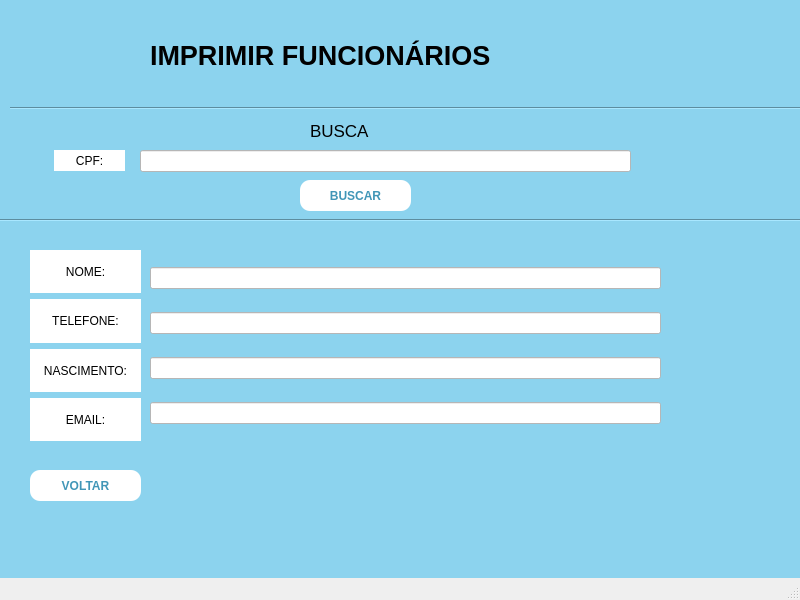
<?xml version="1.0" encoding="UTF-8"?>
<ui version="4.0">
 <class>MainWindow</class>
 <widget class="QMainWindow" name="MainWindow">
  <property name="geometry">
   <rect>
    <x>0</x>
    <y>0</y>
    <width>800</width>
    <height>600</height>
   </rect>
  </property>
  <property name="windowTitle">
   <string>MainWindow</string>
  </property>
  <widget class="QWidget" name="centralwidget">
   <property name="styleSheet">
    <string notr="true">background-color: rgb(140, 211, 238);  /* Cor de fundo */</string>
   </property>
   <widget class="QLabel" name="label_3">
    <property name="geometry">
     <rect>
      <x>310</x>
      <y>120</y>
      <width>91</width>
      <height>21</height>
     </rect>
    </property>
    <property name="font">
     <font>
      <pointsize>13</pointsize>
     </font>
    </property>
    <property name="text">
     <string>BUSCA</string>
    </property>
   </widget>
   <widget class="Line" name="line_2">
    <property name="geometry">
     <rect>
      <x>0</x>
      <y>210</y>
      <width>801</width>
      <height>20</height>
     </rect>
    </property>
    <property name="orientation">
     <enum>Qt::Horizontal</enum>
    </property>
   </widget>
   <widget class="QPushButton" name="pushButton">
    <property name="geometry">
     <rect>
      <x>300</x>
      <y>180</y>
      <width>111</width>
      <height>31</height>
     </rect>
    </property>
    <property name="font">
     <font>
      <weight>75</weight>
      <bold>true</bold>
     </font>
    </property>
    <property name="styleSheet">
     <string notr="true">QPushButton {
    background-color: white;  /* Cor de fundo */
    color: rgb(65, 150, 183);  /* Cor do texto */
    border-radius: 10px;  /* Raio dos cantos */
    padding: 10px 20px;  /* Preenchimento interno */
}

QPushButton:hover {
    color: white;
    background-color: rgb(8, 113, 155);  /* Cor de fundo ao passar o mouse */
}</string>
    </property>
    <property name="text">
     <string>BUSCAR</string>
    </property>
   </widget>
   <widget class="Line" name="line">
    <property name="geometry">
     <rect>
      <x>10</x>
      <y>100</y>
      <width>791</width>
      <height>16</height>
     </rect>
    </property>
    <property name="orientation">
     <enum>Qt::Horizontal</enum>
    </property>
   </widget>
   <widget class="QLineEdit" name="lineEdit_5">
    <property name="geometry">
     <rect>
      <x>140</x>
      <y>150</y>
      <width>491</width>
      <height>22</height>
     </rect>
    </property>
    <property name="styleSheet">
     <string notr="true">background-color: white;  /* Cor de fundo */</string>
    </property>
   </widget>
   <widget class="QLabel" name="label_bus_cpf">
    <property name="geometry">
     <rect>
      <x>54</x>
      <y>150</y>
      <width>71</width>
      <height>21</height>
     </rect>
    </property>
    <property name="styleSheet">
     <string notr="true">background-color: white;  /* Cor de fundo */</string>
    </property>
    <property name="text">
     <string>CPF:</string>
    </property>
    <property name="alignment">
     <set>Qt::AlignCenter</set>
    </property>
   </widget>
   <widget class="QPushButton" name="pushButton_2">
    <property name="geometry">
     <rect>
      <x>30</x>
      <y>470</y>
      <width>111</width>
      <height>31</height>
     </rect>
    </property>
    <property name="font">
     <font>
      <weight>75</weight>
      <bold>true</bold>
     </font>
    </property>
    <property name="styleSheet">
     <string notr="true">QPushButton {
    background-color: white;  /* Cor de fundo */
    color: rgb(65, 150, 183);  /* Cor do texto */
    border-radius: 10px;  /* Raio dos cantos */
    padding: 10px 20px;  /* Preenchimento interno */
}

QPushButton:hover {
    color: white;
    background-color: rgb(8, 113, 155);  /* Cor de fundo ao passar o mouse */
}</string>
    </property>
    <property name="text">
     <string>VOLTAR</string>
    </property>
   </widget>
   <widget class="QLabel" name="label">
    <property name="geometry">
     <rect>
      <x>300</x>
      <y>60</y>
      <width>55</width>
      <height>16</height>
     </rect>
    </property>
    <property name="text">
     <string/>
    </property>
   </widget>
   <widget class="QWidget" name="layoutWidget">
    <property name="geometry">
     <rect>
      <x>150</x>
      <y>250</y>
      <width>511</width>
      <height>191</height>
     </rect>
    </property>
    <layout class="QVBoxLayout" name="verticalLayout_3">
     <item>
      <widget class="QLineEdit" name="lineEdit_6">
       <property name="styleSheet">
        <string notr="true">background-color: white;  /* Cor de fundo */</string>
       </property>
      </widget>
     </item>
     <item>
      <widget class="QLineEdit" name="lineEdit_7">
       <property name="styleSheet">
        <string notr="true">background-color: white;  /* Cor de fundo */</string>
       </property>
      </widget>
     </item>
     <item>
      <widget class="QLineEdit" name="lineEdit_8">
       <property name="styleSheet">
        <string notr="true">background-color: white;  /* Cor de fundo */</string>
       </property>
      </widget>
     </item>
     <item>
      <widget class="QLineEdit" name="lineEdit_10">
       <property name="styleSheet">
        <string notr="true">background-color: white;  /* Cor de fundo */</string>
       </property>
      </widget>
     </item>
    </layout>
   </widget>
   <widget class="QWidget" name="layoutWidget_2">
    <property name="geometry">
     <rect>
      <x>30</x>
      <y>250</y>
      <width>111</width>
      <height>191</height>
     </rect>
    </property>
    <layout class="QVBoxLayout" name="verticalLayout_4">
     <item>
      <widget class="QLabel" name="label_9">
       <property name="styleSheet">
        <string notr="true">background-color: white;  /* Cor de fundo */</string>
       </property>
       <property name="text">
        <string>NOME:</string>
       </property>
       <property name="alignment">
        <set>Qt::AlignCenter</set>
       </property>
      </widget>
     </item>
     <item>
      <widget class="QLabel" name="label_10">
       <property name="styleSheet">
        <string notr="true">background-color: white;  /* Cor de fundo */</string>
       </property>
       <property name="text">
        <string>TELEFONE:</string>
       </property>
       <property name="alignment">
        <set>Qt::AlignCenter</set>
       </property>
      </widget>
     </item>
     <item>
      <widget class="QLabel" name="label_11">
       <property name="styleSheet">
        <string notr="true">background-color: white;  /* Cor de fundo */</string>
       </property>
       <property name="text">
        <string>NASCIMENTO:</string>
       </property>
       <property name="alignment">
        <set>Qt::AlignCenter</set>
       </property>
      </widget>
     </item>
     <item>
      <widget class="QLabel" name="label_12">
       <property name="styleSheet">
        <string notr="true">background-color: white;  /* Cor de fundo */</string>
       </property>
       <property name="text">
        <string>EMAIL:</string>
       </property>
       <property name="alignment">
        <set>Qt::AlignCenter</set>
       </property>
      </widget>
     </item>
    </layout>
   </widget>
   <widget class="QLabel" name="label_13">
    <property name="geometry">
     <rect>
      <x>150</x>
      <y>30</y>
      <width>501</width>
      <height>51</height>
     </rect>
    </property>
    <property name="font">
     <font>
      <pointsize>20</pointsize>
      <weight>75</weight>
      <bold>true</bold>
     </font>
    </property>
    <property name="frameShape">
     <enum>QFrame::NoFrame</enum>
    </property>
    <property name="text">
     <string>IMPRIMIR FUNCIONÁRIOS</string>
    </property>
    <property name="textFormat">
     <enum>Qt::AutoText</enum>
    </property>
    <property name="alignment">
     <set>Qt::AlignLeading|Qt::AlignLeft|Qt::AlignVCenter</set>
    </property>
   </widget>
  </widget>
  <widget class="QMenuBar" name="menubar">
   <property name="geometry">
    <rect>
     <x>0</x>
     <y>0</y>
     <width>800</width>
     <height>26</height>
    </rect>
   </property>
  </widget>
  <widget class="QStatusBar" name="statusbar"/>
 </widget>
 <resources/>
 <connections/>
</ui>
